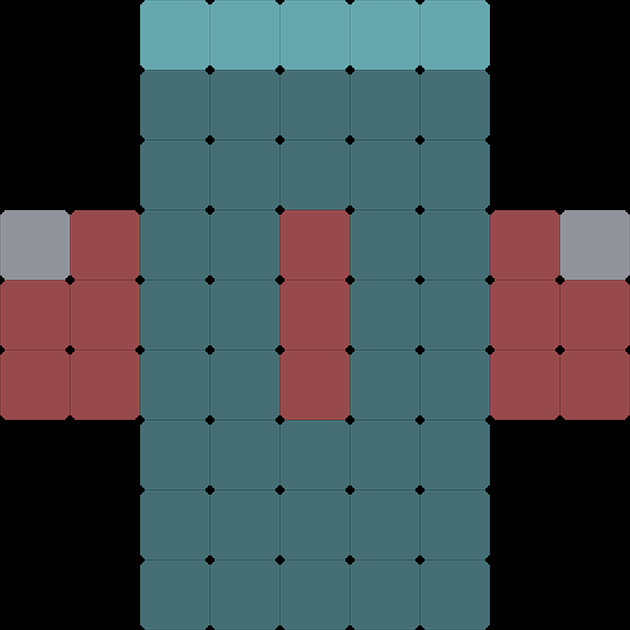

A 2D game scene composited from a Tiled map and its tileset images. What follows is a short description and the map's XML, with each tile layer's data collapsed to a summary:
An orthogonal 9x9 tile map with 70x70 px tiles, 2 tile layers (gridLayer, producerLayer), 1 hidden layer not drawn.

<map version="1.0" orientation="orthogonal" renderorder="right-down" width="9" height="9" tilewidth="70" tileheight="70">
 <tileset firstgid="1" name="sushi" tilewidth="70" tileheight="70" spacing="2" margin="2">
  <image source="../w640/sushi.png" width="722" height="218" />
 </tileset>
 <layer name="gridLayer" width="9" height="9">
  <data>[81 cells, 57 non-empty, 2 distinct tile ids]</data>
 </layer>
 <layer name="clipperLayer" width="9" height="9" visible="0">
  <data>[81 cells, 59 non-empty, 1 distinct tile ids]</data>
 </layer>
 <layer name="producerLayer" width="9" height="9">
  <data>[81 cells, 7 non-empty, 1 distinct tile ids]</data>
 </layer>
</map>